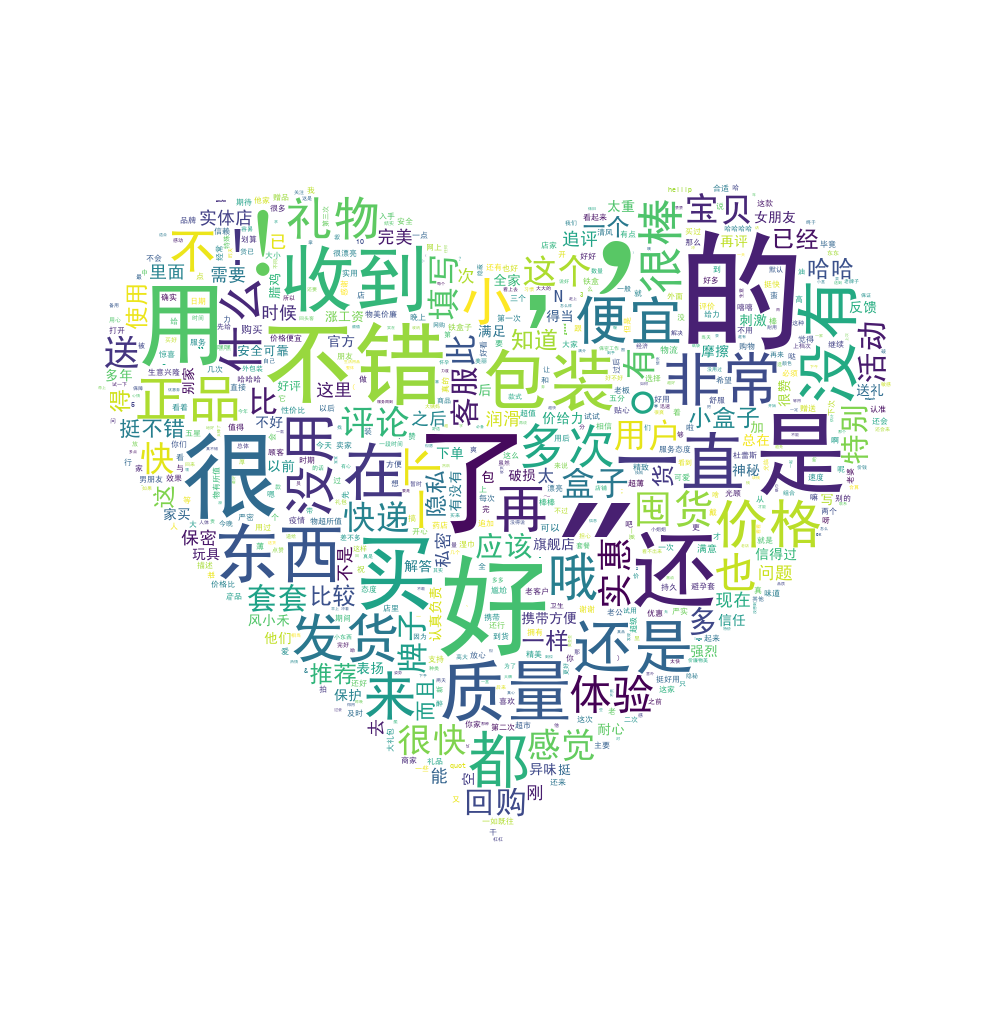

This chart was generated by the following Python code:
#!/usr/bin/env python
# -*- encoding: utf-8 -*-
'''
@文件    :ciyun.py
@说明    :
@时间    :2020/03/31 12:22:41
@作者    :Russell Zhou
@版本    :1.0
'''

import numpy as np
import pandas as pd
import jieba
from wordcloud import WordCloud
import matplotlib.pyplot as plt
from imageio import imread

import warnings
warnings.filterwarnings("ignore")

# 读取数据
df = pd.read_excel("评论_汇总.xlsx")
df.head()
# 利用jieba进行分析操作
df["评论"] = df["评论"].apply(jieba.lcut)
df.head()
# 去除停用词操作
with open("stopword.txt","r",encoding="gbk") as f:
    stop = f.read()  # 返回的是一个字符串
    
stop = stop.split()  # 这里得到的是一个列表.split()会将空格，\n，\t进行切分，因此我们可以将这些加到停用词当中
stop = stop + [" ","\n","\t"]
df_after = df["评论"].apply(lambda x: [i for i in x if i not in stop])
df_after.head()
# 词频统计
all_words = []
for i in df_after:
    all_words.extend(i)

word_count = pd.Series(all_words).value_counts()
word_count[:10]
# 绘制词云图
# 1、读取背景图片
back_picture = imread(r"F:\\Python\\IDE\\python\\pachong\\malilian.png")
# 2、设置词云参数
wc = WordCloud(font_path="F:\Python\IDE\python\pachong\simhei.ttf",
               background_color="white",
               max_words=2000,
               mask=back_picture,
               max_font_size=200,
               random_state=42
              )
wc2 = wc.fit_words(word_count)
# 3、绘制词云图
plt.figure(figsize=(16,8))
plt.imshow(wc2)
plt.axis("off")
plt.show()
wc.to_file("wordcloud.png")
